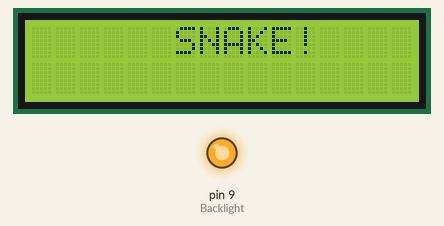
The sketch below on a simulated Arduino Uno, built with avr-gcc and run on an emulated ATmega328P. Shown: 16×2 character LCD, output pins drawn as LEDs (lit = HIGH). Random numbers use the default seed unless the sketch sets one.

Above: at 0.1 s.
At 1.1 s:
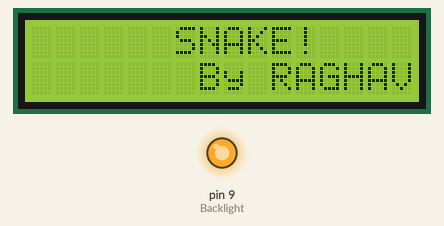
At 4.1 s:
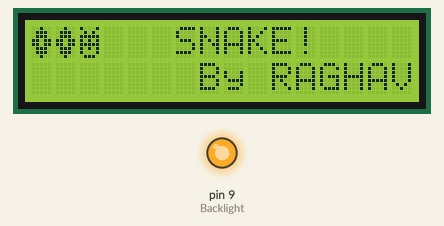
At 19.2 s:
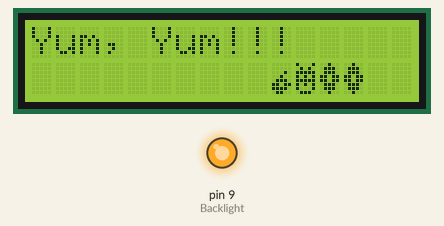
At 26.1 s:
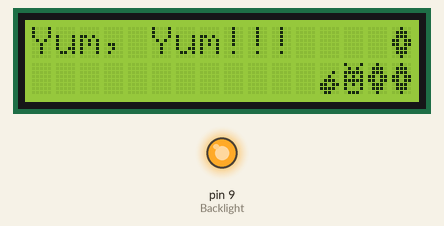
At 34.6 s:
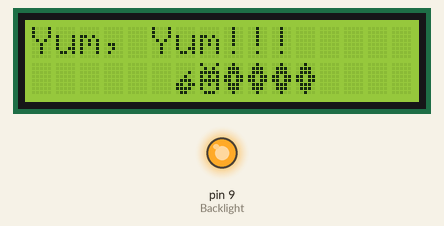

Measured:
- what the display in image 0 shows lasts 1.0 s, from 0.1 s to 1.1 s
- what the display in image 1 shows lasts 2.0 s, from 1.1 s to 3.1 s
- what the display in image 2 shows lasts 5.0 s, from 4.1 s to 9.1 s

The sketch:

arduinoGame.ino
```cpp
#include<LiquidCrystal.h>

// Allocating LCD Control Pins
const int RS = 12;
const int Enable = 11;
const int D4 = 5;
const int D5 = 4;
const int D6 = 3;
const int D7 = 2;
const int Backlight = 9;

// Setting LCD Size
const int lcdRows = 2;
const int lcdCols = 16;

// Declaring LCD variable, with defined pins
LiquidCrystal lcd(RS,Enable,D4,D5,D6,D7);

const int YES = 1;
const int NO = 0;

// Define maximum length of snake
int maxLength = 12;

// Set the time taken by snake to move
long timeToMove = 200;

void setup(){

// Setting pins as output
pinMode(RS,OUTPUT);
pinMode(Enable,OUTPUT);
pinMode(D4,OUTPUT);
pinMode(D5,OUTPUT);
pinMode(D6,OUTPUT);
pinMode(D7,OUTPUT);
pinMode(Backlight,OUTPUT);

// Turning on the Back Light
digitalWrite(Backlight,HIGH);

}

void loop(){

// initialize LCD
int extend = NO;
lcd.begin(lcdRows,lcdCols);

// Define Snake Custom Character Numbers
const int Tail = 4;       // Tail is Custom Character 0
const int Head = 1;       // Head is Custom Character 1
const int Clear = 2;      // Custom Character 2 is used for Clear Space
const int Apple = 3;

// Defining Snake Character BitMaps
byte snakeHead[8]={
B10001,
B01010,
B11111,
B10101,
B11111,
B10101,
B10001,
B01110,
};

byte snakeTail[8]={
B00100,
B01110,
B01110,
B11011,
B11011,
B01110,
B01110,
B00100
};

byte noSnake[8]={
B00000,
B00000,
B00000,
B00000,
B00000,
B00000,
B00000,
B00000
};

byte apple[8]={
B00000,
B00000,
B00010,
B00100,
B01110,
B11011,
B11110,
B01100
};

// Create custom characters
lcd.createChar(Head,snakeHead);
lcd.createChar(Tail,snakeTail);
lcd.createChar(Clear,noSnake);
lcd.createChar(Apple,apple);

// Define arrays for LCD data - Columns by Rows
int lcdOutput [lcdCols][lcdRows];                 // Holds LCD output
int oldLcdOutput [lcdCols][lcdRows];              // Holds previous LCD Output

// Display Title Screen
lcd.setCursor(6,0);
lcd.print("SNAKE!");
delay(1000);

lcd.setCursor(7,1);
lcd.print("By RAGHAV");
delay(2000);

lcd.setCursor(2,0);
lcd.write(Head);
delay(500);

lcd.setCursor(1,0);
lcd.write(Tail);
delay(500);

lcd.setCursor(0,0);
lcd.write(Tail);
delay(5000);

// Set snake start position
for(int row=0;row<lcdRows;row++){               // Clearing the output LCD Array
  for(int col=0;col<lcdCols;col++){
    lcdOutput[col][row]=Clear;
  }
}

// Put the snake in Ist 3 positions on Row 0
lcdOutput[0][0] = Tail;
lcdOutput[1][0] = Tail;
lcdOutput[2][0] = Head;

int currentLength = 3;                          // Set current snake length
unsigned long previousMillis = 0;               // Will store last time the snake moved

while(1){                                       // Repeat this part forever!
  for(int row=0;row<lcdRows;row++){
    for(int col=0;col<lcdCols;col++){           // Render the output on LCD
      lcd.setCursor(col,row);
      lcd.write(lcdOutput[col][row]);
    }
  }

unsigned long currentMillis = millis();         // get current time

if(currentMillis - previousMillis > timeToMove){
  previousMillis = currentMillis;
  for(int oldrow = 0;oldrow < lcdRows;oldrow++){
     for(int oldcol = 0;oldcol < lcdCols; oldcol++){
         oldLcdOutput[oldcol][oldrow] = lcdOutput[oldcol][oldrow];
     }
  }

// Work out with snake's next position
for(int row = 0;row<lcdRows;row++){
    if(row == 0){
       for(int col = 1; col < lcdCols; col++){
          lcdOutput[col][0] = oldLcdOutput[col-1][0];
        }
       lcdOutput[0][row] = oldLcdOutput[0][row+1];
    }
    if(row > 0 && row < lcdRows-1){
        lcdOutput[0][row] = oldLcdOutput[0][row+1];
        lcdOutput[15][row] = oldLcdOutput[15][row-1];
    }
    if(row == lcdRows-1){
       for(int col = 0; col < 15; col++){
           if(oldLcdOutput[col][row] == Apple && oldLcdOutput[col+1][row] == Head && currentLength <= maxLength){
            extend = YES;
            lcd.setCursor(0,0);
            lcd.print("Yum, Yum!!!");
            delay(1000);
           }

          if(oldLcdOutput[col+1][row] != Apple){
             if(oldLcdOutput[col][row] != Apple){
                lcdOutput[col][row] = oldLcdOutput[col+1][row];
                  if(extend == YES && lcdOutput[col][row] == Clear && lcdOutput[col-1][row] == Tail && col != 0){
                     lcdOutput[col][row] = Tail;
                     currentLength++;
                     extend = NO;
                     }
                }
            if(oldLcdOutput[col+1][row] == Head){
              lcdOutput[col][row] = oldLcdOutput[col+1][row];
              }
          }

          if(oldLcdOutput[col][row] == Apple){
            lcdOutput[col-1][row] = Clear;
            }

      }

      lcdOutput[15][row] = oldLcdOutput[15][row-1];
    }
}

if(lcdOutput[0][0] == Head){
   int randomCol = random(3,13);
   if(lcdOutput[randomCol][lcdRows-1] == Clear){
      lcdOutput[randomCol][lcdRows-1] = Apple;
   }
}

}
}
}
```
